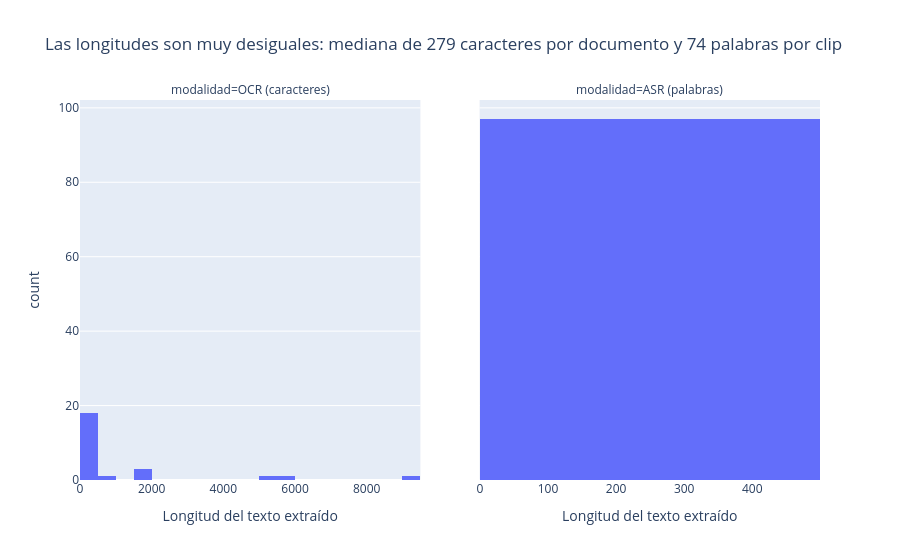

Source (notebook cell):
### Code cell
largos = pd.concat([
    ocr_res.assign(modalidad="OCR (caracteres)", longitud=ocr_res["caracteres_ocr"])[["modalidad", "longitud"]],
    asr_res.assign(modalidad="ASR (palabras)", longitud=asr_res["palabras_asr"])[["modalidad", "longitud"]],
])
med = largos.groupby("modalidad")["longitud"].median()
fig3 = px.histogram(largos, x="longitud", facet_col="modalidad", nbins=30, facet_col_spacing=0.08,
                    title=f"Las longitudes son muy desiguales: mediana de {med['OCR (caracteres)']:.0f} caracteres por documento "
                          f"y {med['ASR (palabras)']:.0f} palabras por clip",
                    labels={"longitud": "Longitud del texto extraído"})
fig3.update_xaxes(matches=None)
fig3.show()

### Figure 1 — Plotly figure (JSON) as saved in the notebook; plotly's stock layout.template omitted (floating-point values rounded to 4 significant figures)
{"data": [{"bingroup": "x", "hovertemplate": "modalidad=OCR (caracteres)<br>Longitud del texto extraído=%{x}<br>count=%{y}<extra></extra>", "legendgroup": "", "marker": {"color": "#636efa", "pattern": {"shape": ""}}, "name": "", "nbinsx": 30, "orientation": "v", "showlegend": false, "type": "histogram", "x": [1625, 1663, 1590, 108, 71, 5821, 9213, 5164, 37, 299, 7, 762, 213, 463, 161, 339, 181, 279, 366, 149, 109, 99, 85, 293, 134], "xaxis": "x", "yaxis": "y"}, {"bingroup": "x", "hovertemplate": "modalidad=ASR (palabras)<br>Longitud del texto extraído=%{x}<br>count=%{y}<extra></extra>", "legendgroup": "", "marker": {"color": "#636efa", "pattern": {"shape": ""}}, "name": "", "nbinsx": 30, "orientation": "v", "showlegend": false, "type": "histogram", "x": [103, 88, 70, 101, 93, 85, 75, 118, 130, 121, 131, 132, 104, 105, 116, 114, 142, 69, 81, 78, 74, 117, 60, 116, 95, 97, 85, 99, 118, 111, 86, 89, 100, 109, 86, 99, 114, 70, 106, 84, 99, 68, 173, 154, 145, 189, 65, 75, 103, 141, 128, 78, 142, 94, 6, 108, 50, 18, 8, 9, 15, 16, 8, 10, 16, 8, 10, 9, 10, 10, 8, 9, 9, 10, 11, 10, 10, 11, 13, 8, 8, 6, 16, 9, 15, 10, 10, 17, 6, 7, 9, 9, 6, 8, 7, 15, 10], "xaxis": "x2", "yaxis": "y2"}], "layout": {"annotations": [{"font": {}, "showarrow": false, "text": "modalidad=OCR (caracteres)", "x": 0.23, "xanchor": "center", "xref": "paper", "y": 1, "yanchor": "bottom", "yref": "paper"}, {"font": {}, "showarrow": false, "text": "modalidad=ASR (palabras)", "x": 0.77, "xanchor": "center", "xref": "paper", "y": 1, "yanchor": "bottom", "yref": "paper"}], "barmode": "relative", "legend": {"tracegroupgap": 0}, "title": {"text": "Las longitudes son muy desiguales: mediana de 279 caracteres por documento y 74 palabras por clip"}, "xaxis": {"anchor": "y", "domain": [0, 0.46], "title": {"text": "Longitud del texto extraído"}}, "xaxis2": {"anchor": "y2", "domain": [0.54, 1], "title": {"text": "Longitud del texto extraído"}}, "yaxis": {"anchor": "x", "domain": [0, 1], "title": {"text": "count"}}, "yaxis2": {"anchor": "x2", "domain": [0, 1], "matches": "y", "showticklabels": false}}}
